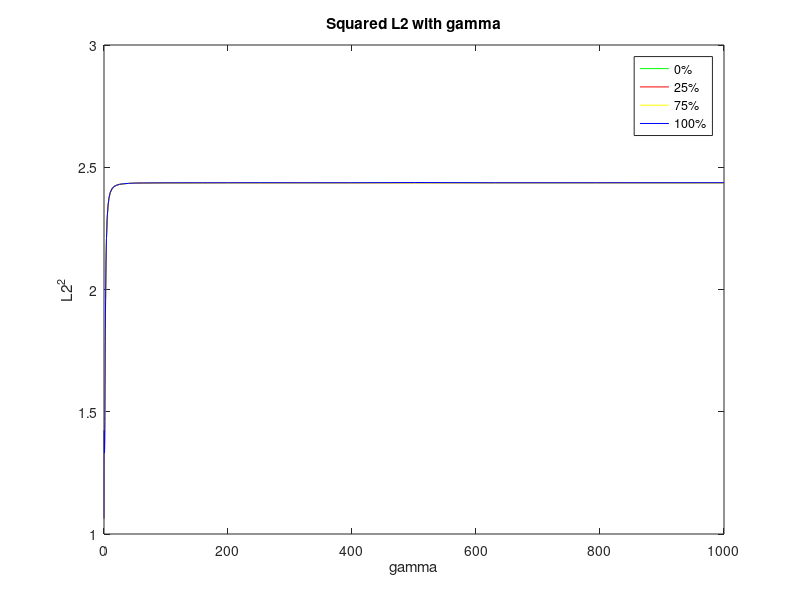

Reproduce this figure in MATLAB.
N=10;
x = zeros(1,N);
sigma=0.1;
wTrue=[1 0 -0.25 0];
for i=1:N
    x(i)=2*rand()-1;
end
v = zeros(1,N);
for i=1:N
    v(i) = normrnd(0,sigma);
end
y = polyval(wTrue,x)+v;
input = zeros(3,N);
for order=1:4
    a = x;
    if order==4
        a = ones(1,N);
    else
        for i=1:order
            a = a.*x;
        end
    end
    input(order,:)=a;
end
lambda=1;
input;


index=0;
steps=(-3:0.1:3);
percent = zeros(4,length(steps));
xplot=zeros(1, length(steps));
for s=steps
    index = index+1;
    gamma = 10^s;
    xplot(index) = gamma;
    l2=zeros(1,10);
    for i=1:10
        map = @(w)(w)*(w)'*gamma^(-2)+sum((y-w*input).^2*sigma^(-2));
        x0 = rand(1,4);
        [w,mval] = fminsearch(map,x0);
        l2(:,i) = norm(wTrue-w)^2;
    end
    percent(:,index) = [prctile(l2,0),prctile(l2,25),prctile(l2,75),prctile(l2,100),];

end



figure(1),
plot(xplot,percent(1,:),'g'),hold on,
plot(xplot,percent(2,:),'r'),hold on,
plot(xplot,percent(3,:),'y'),hold on,
plot(xplot,percent(4,:),'b'),hold on,
legend("0%",'25%','75%','100%'),
title("Squared L2 with gamma"),%ylim([0,2]);
xlabel('gamma'), ylabel('L2^2');




function g = evalGaussian(x,mu,Sigma)
% Evaluates the Gaussian pdf N(mu,Sigma) at each coumn of X
[n,N] = size(x);
C = ((2*pi)^n * det(Sigma))^(-1/2);
E = -0.5*sum((x-repmat(mu,1,N)).*(inv(Sigma)*(x-repmat(mu,1,N))),1);
g = C*exp(E);
end
